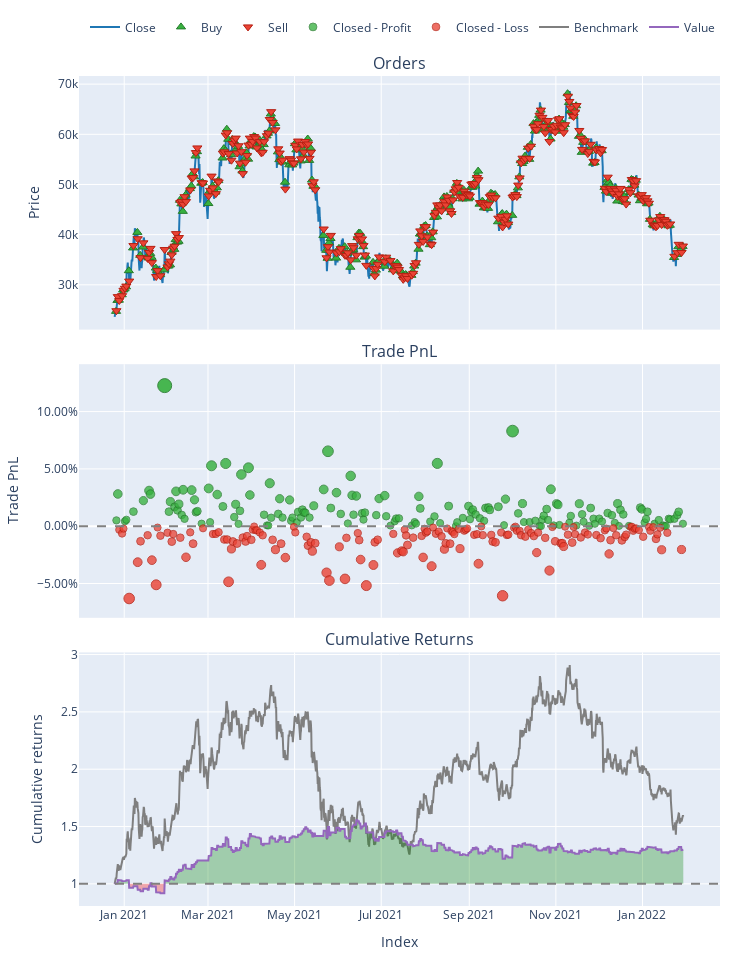

Notebook code for this chart:
### Code cell
pf_kwargs = dict(size=np.inf, fees=0)
data['entries_long'] = np.where(
    (data['cuts_price'] == 2) & (data['hour'] == 6),
    True, False)
data['exits_long'] = np.where(
    data['entries_long'].shift(1) == True, True, False)
pf = vbt.Portfolio.from_signals(
    data['close'],
    data['entries_long'],
    data['exits_long'],
    **pf_kwargs
)
pf.plot().show()

### Figure 1 — Plotly figure (JSON) as saved in the notebook; plotly's stock layout.template omitted (floating-point values rounded to 4 significant figures; data arrays with more than 128 entries replaced by an {"elided": "..."} marker saying what was removed)
{"data": [{"legendgroup": "0", "line": {"color": "#1f77b4"}, "name": "Close", "showlegend": true, "type": "scatter", "uid": "8eab5ffa-c02c-4e44-852d-456f64b141dc", "x": {"elided": "1603 str values"}, "xaxis": "x", "y": {"elided": "1603 float values"}, "yaxis": "y"}, {"customdata": {"elided": "312x3 float values"}, "hovertemplate": "Order Id: %{customdata[0]}<br>Timestamp: %{x}<br>Price: %{y}<br>Size: %{customdata[1]:.6f}<br>Fees: %{customdata[2]:.6f}", "legendgroup": "1", "marker": {"color": "#37B13F", "line": {"color": "rgb(38,123,44)", "width": 1}, "size": 8, "symbol": "triangle-up"}, "mode": "markers", "name": "Buy", "type": "scatter", "uid": "2eaa80db-7f9d-4ffa-9305-ff2eed962945", "x": {"elided": "312 str values"}, "xaxis": "x", "y": {"elided": "312 float values"}, "yaxis": "y"}, {"customdata": {"elided": "312x3 float values"}, "hovertemplate": "Order Id: %{customdata[0]}<br>Timestamp: %{x}<br>Price: %{y}<br>Size: %{customdata[1]:.6f}<br>Fees: %{customdata[2]:.6f}", "legendgroup": "2", "marker": {"color": "#EA4335", "line": {"color": "rgb(181,31,18)", "width": 1}, "size": 8, "symbol": "triangle-down"}, "mode": "markers", "name": "Sell", "type": "scatter", "uid": "80d4b06b-5106-43f0-a6f0-a9c1fccf6b4a", "x": {"elided": "312 str values"}, "xaxis": "x", "y": {"elided": "312 float values"}, "yaxis": "y"}, {"customdata": {"elided": "155x4 float values"}, "hovertemplate": "Exit Trade Id: %{customdata[0]}<br>Position Id: %{customdata[1]}<br>Exit Timestamp: %{x}<br>PnL: %{customdata[2]:.6f}<br>Return: %{customdata[3]:.2%}", "legendgroup": "3", "marker": {"color": "#37B13F", "line": {"color": "rgb(38,123,44)", "width": 1}, "opacity": {"elided": "155 float values"}, "size": {"elided": "155 float values"}, "symbol": "circle"}, "mode": "markers", "name": "Closed - Profit", "type": "scatter", "uid": "c147611d-5e8f-47eb-a707-9647bf8239ca", "x": {"elided": "155 str values"}, "xaxis": "x2", "y": {"elided": "155 float values"}, "yaxis": "y2"}, {"customdata": {"elided": "157x4 float values"}, "hovertemplate": "Exit Trade Id: %{customdata[0]}<br>Position Id: %{customdata[1]}<br>Exit Timestamp: %{x}<br>PnL: %{customdata[2]:.6f}<br>Return: %{customdata[3]:.2%}", "legendgroup": "4", "marker": {"color": "#EA4335", "line": {"color": "rgb(181,31,18)", "width": 1}, "opacity": {"elided": "157 float values"}, "size": {"elided": "157 float values"}, "symbol": "circle"}, "mode": "markers", "name": "Closed - Loss", "type": "scatter", "uid": "7c714045-75b5-4e3f-b9f2-1007cf38e7d3", "x": {"elided": "157 str values"}, "xaxis": "x2", "y": {"elided": "157 float values"}, "yaxis": "y2"}, {"legendgroup": "5", "line": {"color": "#7f7f7f"}, "name": "Benchmark", "showlegend": true, "type": "scatter", "uid": "bd58c2dc-607b-4330-9557-1af826899a97", "x": {"elided": "1603 str values"}, "xaxis": "x3", "y": {"elided": "1603 float values"}, "yaxis": "y3"}, {"hoverinfo": "skip", "legendgroup": "6", "line": {"color": "rgba(0, 0, 0, 0)", "width": 0}, "opacity": 0, "showlegend": false, "type": "scatter", "uid": "931e8b14-a8fc-4d5a-ba26-97f38cbd5922", "x": {"elided": "1603 str values"}, "xaxis": "x3", "y": {"elided": "1603 int values"}, "yaxis": "y3"}, {"connectgaps": false, "fill": "tonexty", "fillcolor": "rgba(0, 128, 0, 0.3)", "hoverinfo": "skip", "legendgroup": "6", "line": {"color": "rgba(0, 0, 0, 0)", "width": 0}, "opacity": 0, "showlegend": false, "type": "scatter", "uid": "18efd52a-ec26-4f4d-8ddd-b42737493fa1", "x": {"elided": "1603 str values"}, "xaxis": "x3", "y": {"elided": "1603 float values"}, "yaxis": "y3"}, {"hoverinfo": "skip", "legendgroup": "6", "line": {"color": "rgba(0, 0, 0, 0)", "width": 0}, "opacity": 0, "showlegend": false, "type": "scatter", "uid": "2649bb05-3ea8-4a01-804f-fb180d471997", "x": {"elided": "1603 str values"}, "xaxis": "x3", "y": {"elided": "1603 int values"}, "yaxis": "y3"}, {"connectgaps": false, "fill": "tonexty", "fillcolor": "rgba(255, 0, 0, 0.3)", "hoverinfo": "skip", "legendgroup": "6", "line": {"color": "rgba(0, 0, 0, 0)", "width": 0}, "opacity": 0, "showlegend": false, "type": "scatter", "uid": "3485aa17-6558-4ce6-bffb-00d4c44ccc16", "x": {"elided": "1603 str values"}, "xaxis": "x3", "y": {"elided": "1603 float values"}, "yaxis": "y3"}, {"legendgroup": "7", "line": {"color": "#9467bd"}, "name": "Value", "showlegend": true, "type": "scatter", "uid": "98fc4b59-39d7-4808-8628-4abedfa7de2e", "x": {"elided": "1603 str values"}, "xaxis": "x3", "y": {"elided": "1603 float values"}, "yaxis": "y3"}, {"hoverinfo": "skip", "legendgroup": "6", "line": {"color": "rgba(0, 0, 0, 0)", "width": 0}, "opacity": 0, "showlegend": false, "type": "scatter", "uid": "a3b38b50-a918-4729-9ec3-4d88ca049fe6", "x": {"elided": "1603 str values"}, "xaxis": "x3", "y": {"elided": "1603 int values"}, "yaxis": "y3"}], "layout": {"annotations": [{"font": {"size": 16}, "showarrow": false, "text": "Orders", "x": 0.5, "xanchor": "center", "xref": "paper", "y": 1, "yanchor": "bottom", "yref": "paper"}, {"font": {"size": 16}, "showarrow": false, "text": "Trade PnL", "x": 0.5, "xanchor": "center", "xref": "paper", "y": 0.6528, "yanchor": "bottom", "yref": "paper"}, {"font": {"size": 16}, "showarrow": false, "text": "Cumulative Returns", "x": 0.5, "xanchor": "center", "xref": "paper", "y": 0.3056, "yanchor": "bottom", "yref": "paper"}], "height": 960, "legend": {"orientation": "h", "traceorder": "normal", "x": 1, "xanchor": "right", "y": 1.042, "yanchor": "bottom"}, "margin": {"b": 30, "l": 30, "r": 30, "t": 30}, "shapes": [{"line": {"color": "gray", "dash": "dash"}, "type": "line", "x0": 0, "x1": 1, "xref": "paper", "y0": 0, "y1": 0, "yref": "y2"}, {"line": {"color": "gray", "dash": "dash"}, "type": "line", "x0": 0, "x1": 1, "xref": "paper", "y0": 1, "y1": 1, "yref": "y3"}], "showlegend": true, "width": 750, "xaxis": {"anchor": "y", "domain": [0, 1], "matches": "x3", "showticklabels": false}, "xaxis2": {"anchor": "y2", "domain": [0, 1], "matches": "x3", "showticklabels": false}, "xaxis3": {"anchor": "y3", "domain": [0, 1], "title": {"text": "Index"}}, "yaxis": {"anchor": "x", "domain": [0.6944, 1], "title": {"text": "Price"}}, "yaxis2": {"anchor": "x2", "domain": [0.3472, 0.6528], "tickformat": ".2%", "title": {"text": "Trade PnL"}}, "yaxis3": {"anchor": "x3", "domain": [0, 0.3056], "title": {"text": "Cumulative returns"}}}}
